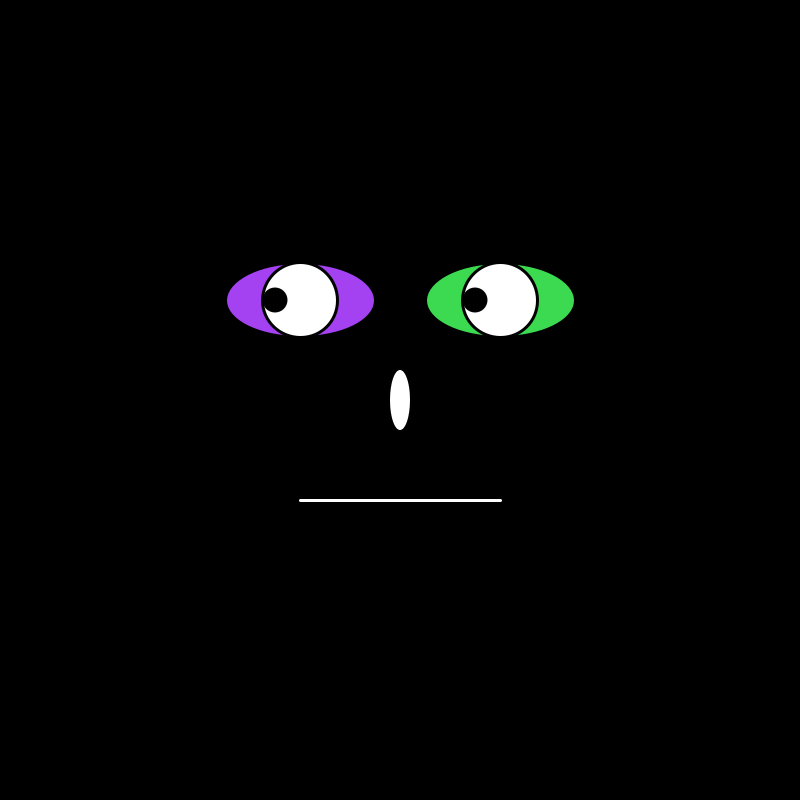
Frame 1 (no input)
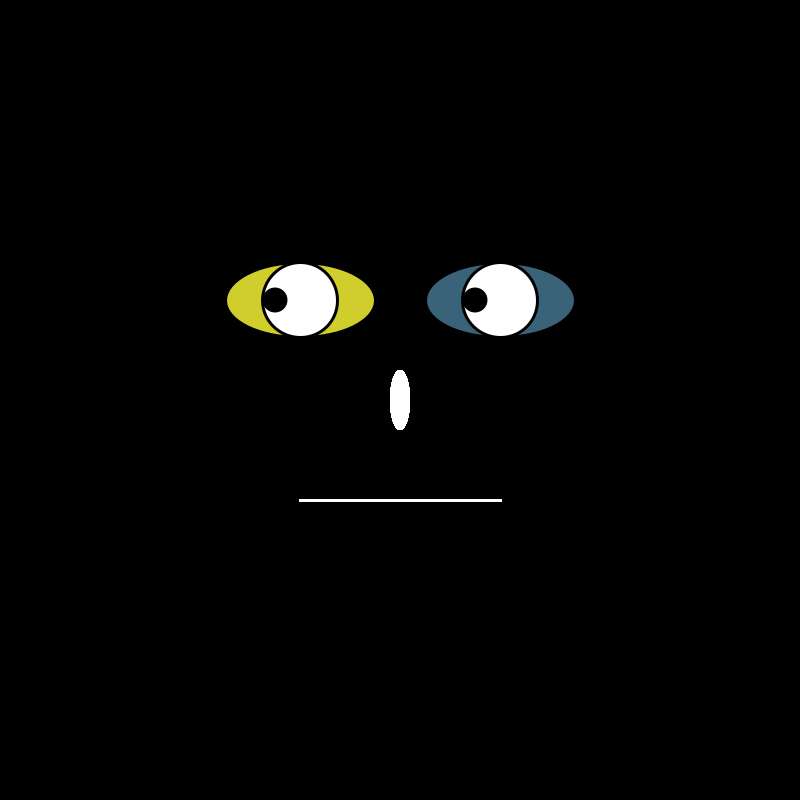
Frame 60 (the mouse pressed at the canvas centre just before this capture)
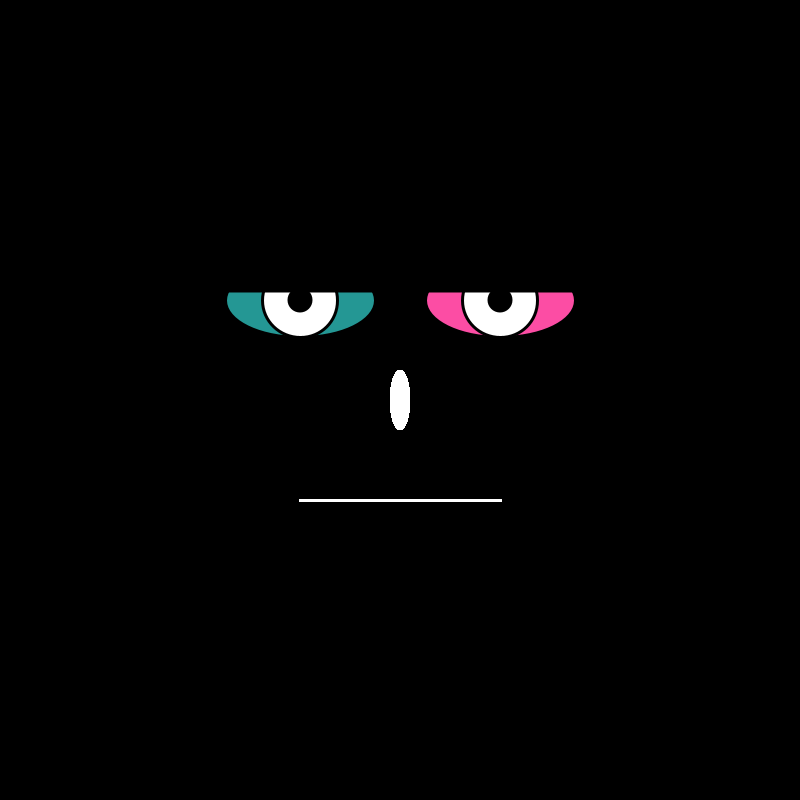
Frame 120 (the mouse held since frame 60 and released just before this capture)

The Processing sketch that drew these frames (run headless with seeded random() and noise(); from frame 60 on, the mouse is pressed at the canvas centre):

// Processing sketch: processing_33485
// ── processing_33485.pde

 float lidPos = 50;


void setup(){
 size(800,800);
 background(0);
 smooth(); 

  
  
  
}

void draw(){



    
    
    stroke(0);
    strokeWeight(3);
    fill(random(255),random(255),random(255));
    ellipse(300,300,150,75);
    fill(255);
    ellipse(300,300,75,75);
    
    

    
    
float leftEyePos = map(mouseX,0,width,275,325);

        fill(0);    
    noStroke();
    ellipse(leftEyePos,300,25,25);
    
    
  
    
    
    stroke(0);
    strokeWeight(3);
    fill(random(255),random(255),random(255));
    ellipse(500,300,150,75);
    fill(255);
    ellipse(500,300,75,75);
    
    

    
    
float leftEyePos2 = map(mouseX,0,width,475,525);

        fill(0);    
    noStroke();
    ellipse(leftEyePos2,300,25,25);
    

    
    
    
    
    fill(255);
    ellipse(400,400,20,60);
    
        stroke(255);
    line(300,500,500,500);
    
     
     

    
     
     
     if(keyPressed){
       
       if(key == 'a'){
    
      
    beginShape();

fill(230,30,30);
vertex(300, 500);
bezierVertex(350,550,470,550,500,500);

endShape();
        
       }
       
       
       else if(key == 'b'){
         
       
    beginShape();

fill(random(255),random(255),random(255),100);
vertex(300, 500);
bezierVertex(350,550,470,550,500,500);

endShape();
     }
     
     else if(key == 'c'){
     noFill();
       stroke(random(255),random(255),random(255));
     ellipse(400,400,mouseX,mouseY);}
     
     else if(key == 'd'){
     
     background(0);
     }
     
     }
 
   
 
   


        
     
     
     
  

println("leftEye" + leftEyePos);
println("rightEye" + leftEyePos2);


     if(mousePressed == true){
       
       noStroke();
   fill(0);
   
   float leftEyePos3 = map(mouseY,0,height,250,335);
   rect(0,0,width,leftEyePos3); 
   
     
}


}





        
        
   
    


     
 
  
   
    






    

    
    
    

    
